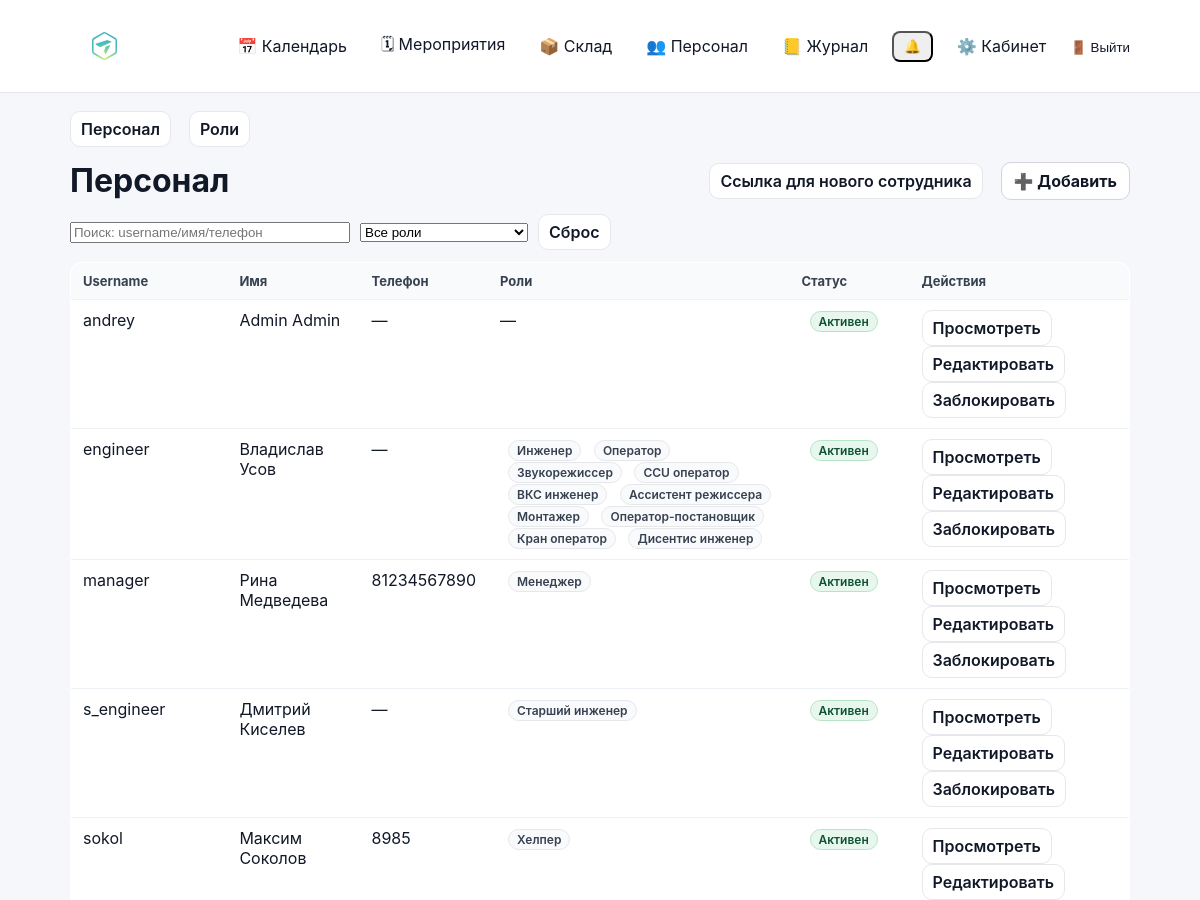
Before: /staff/personnel/ (signed in, upper part) with the older database file.
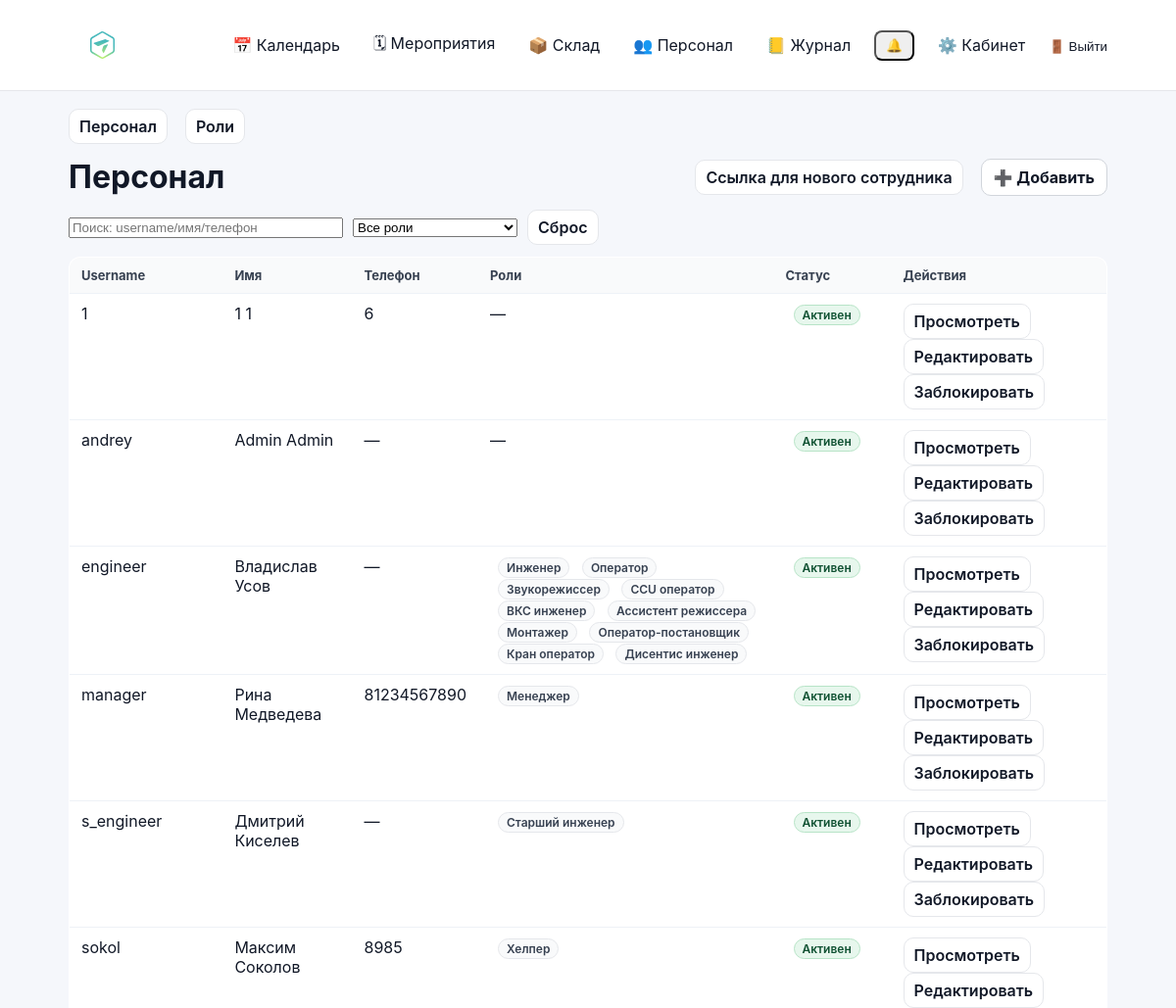
After: the same page with the newer database file.
### accounts/models.py (models this page shows, shortened)
class User(AbstractUser):
    phone = models.CharField("Телефон", max_length=30, blank=True, default="")
    patronymic = models.CharField("Отчество", max_length=150, blank=True, default="")
    class Meta(AbstractUser.Meta):
        permissions = [
            ("manage_staff", "Can manage staff (users/roles)"),
        ]

### accounts/staff_views.py (the view, shortened to what this page needs)
# urls.py: path("personnel/", staff_views.staff_users_view, name="staff_users"),
@login_required
def staff_users_view(request):
    if not can_manage_staff(request.user):
        return _deny()
    q = (request.GET.get("q") or "").strip()
    role = (request.GET.get("role") or "").strip()
    users_qs = User.objects.all().order_by("-is_active", "username")
    roles = Group.objects.all().order_by("name")
    if role.isdigit():
        users_qs = users_qs.filter(groups__id=int(role)).distinct()
    return render(
        request,
        "accounts/staff_users.html",
        {"tab": "users", "users": users_qs, "q": q, "roles": roles, "role": role},
    )

### accounts/context_processors.py (called while the page is built)
def authz_flags(request):
    user = getattr(request, "user", None)
    return {
        "can_manage_staff": can_manage_staff(user),
        "can_edit_event_card": can_edit_event_card(user),
        "can_edit_event_equipment": can_edit_event_equipment(user),
        "can_edit_inventory": can_edit_inventory(user),
        "can_view_stock": can_view_stock(user),
    }

### accounts/permissions.py (called while the page is built)
def _ok(user) -> bool:
    return bool(user and user.is_authenticated)

def is_super(user) -> bool:
    return bool(_ok(user) and getattr(user, "is_superuser", False))

def can_manage_staff(user) -> bool:
    return is_super(user) or (_ok(user) and user.has_perm("accounts.manage_staff"))

def can_edit_inventory(user) -> bool:
    return is_super(user) or (_ok(user) and user.has_perm("inventory.manage_inventory"))

def can_view_stock(user) -> bool:
    return is_super(user) or (_ok(user) and (user.has_perm("inventory.manage_inventory") or user.has_perm("events.edit_event_card")))

def can_edit_event_card(user) -> bool:
    return is_super(user) or (_ok(user) and user.has_perm("events.edit_event_card"))

### accounts/templates/accounts/staff_users.html (shortened to what this page needs)
{% extends "base.html" %}
{% block content %}
{% include "accounts/staff_base_tabs.html" %}
<div class="toolbar" style="margin-top:14px;">
  <h1 style="margin:0;">Персонал</h1>
  <div style="display:flex; gap:10px; align-items:center;">
    <a class="btn-secondary" href="{% url 'staff_invite_link' %}">Ссылка для нового сотрудника</a>
    <a class="btn" href="{% url 'staff_user_add' %}">➕ Добавить</a>
  </div>
</div>
<form id="staffFilterForm" method="get" style="display:flex; gap:10px; align-items:center; margin: 12px 0; flex-wrap:wrap;">
  <input id="staffSearchInput" type="text" name="q" value="{{ q }}" placeholder="Поиск: username/имя/телефон" style="width:280px;">
  <select id="staffRoleSelect" name="role">
    <option value="">Все роли</option>
  </select>
  <a class="btn-secondary" href="{% url 'staff_users' %}">Сброс</a>
</form>
<table class="list-table">
  <thead>
    <tr>
      <th>Username</th>
      <th>Имя</th>
      <th>Телефон</th>
      <th>Роли</th>
      <th style="width:120px;">Статус</th>
      <th style="width:220px;">Действия</th>
    </tr>
  </thead>
  <tbody>
    {% for u in users %}
      <tr>
        <td>{{ u.username }}</td>
        <td>{{ u.first_name }} {{ u.last_name }}</td>
        <td>
          {% if u.phone %}
            {{ u.phone }}
          {% else %}
            —
          {% endif %}
        </td>
        <td>
          {% for g in u.groups.all %}
            <span class="badge">{{ g.name }}</span>
          {% empty %}
            —
          {% endfor %}
        </td>
        <td>
          {% if u.is_active %}
            <span class="badge" style="background:#e7f7ed; color:#0f5132; border:1px solid #b7e4c7;">Активен</span>
          {% else %}
            <span class="badge" style="background:#f3f4f6; color:#6b7280; border:1px solid #e5e7eb;">Заблокирован</span>
          {% endif %}
        </td>
        <td>
          <a class="btn-secondary" href="{% url 'staff_user_view' u.id %}">Просмотреть</a>
          <a class="btn-secondary" href="{% url 'staff_user_edit' u.id %}">Редактировать</a>
          {% if u.is_active %}
            <a class="btn-secondary" href="{% url 'staff_user_delete' u.id %}">Заблокировать</a>
          {% else %}
            <a class="btn-secondary" href="{% url 'staff_user_delete' u.id %}">Разблокировать</a>
          {% endif %}
        </td>
      </tr>
    {% empty %}
      <tr><td colspan="6">Пользователей нет</td></tr>
    {% endfor %}
  </tbody>
</table>
{% endblock %}

Changed rows visible on the page:
added User: username "1", first_name "1", last_name "1", phone "6", is_active "Активен"
